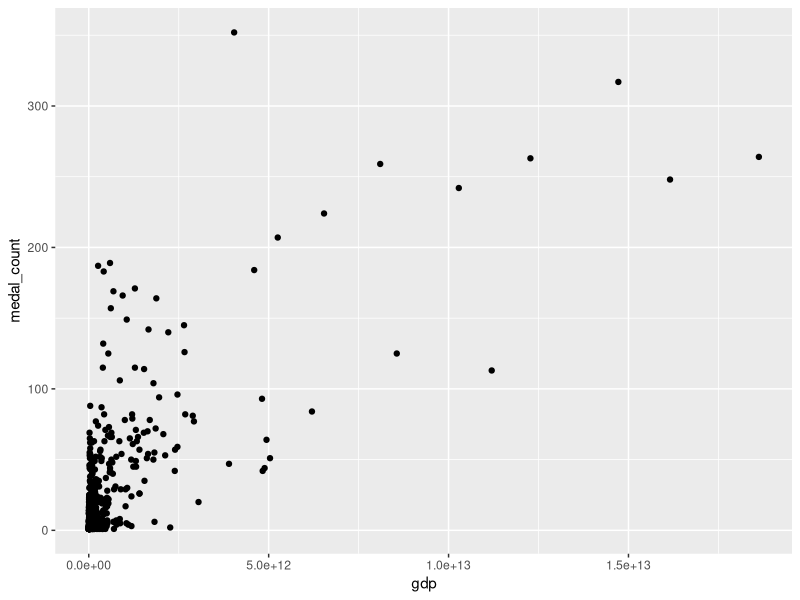
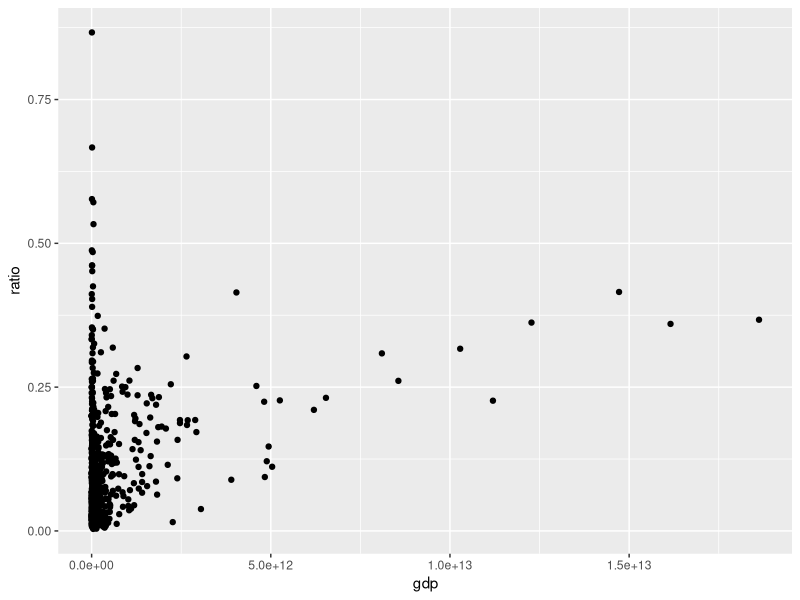
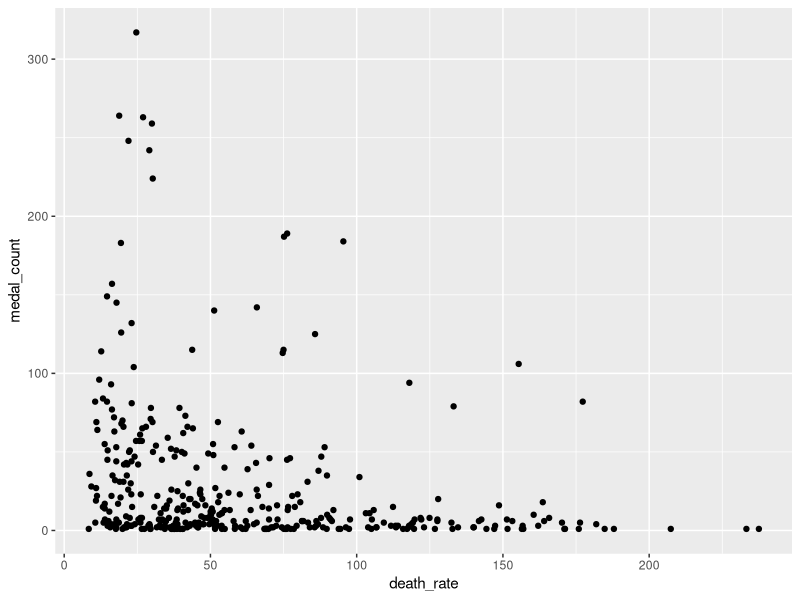
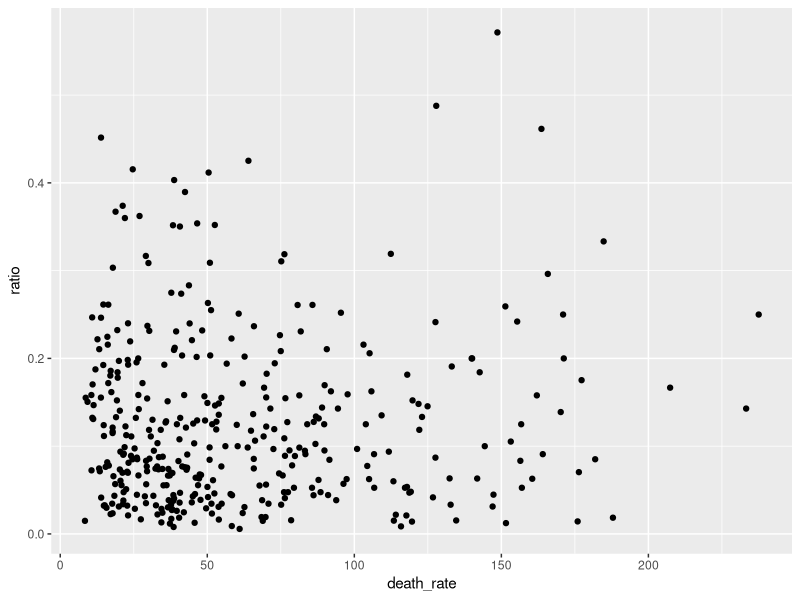
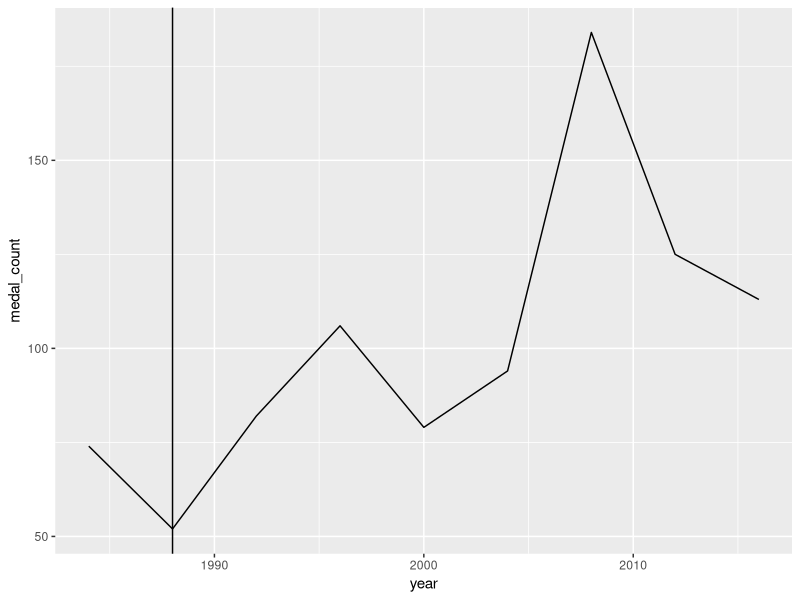
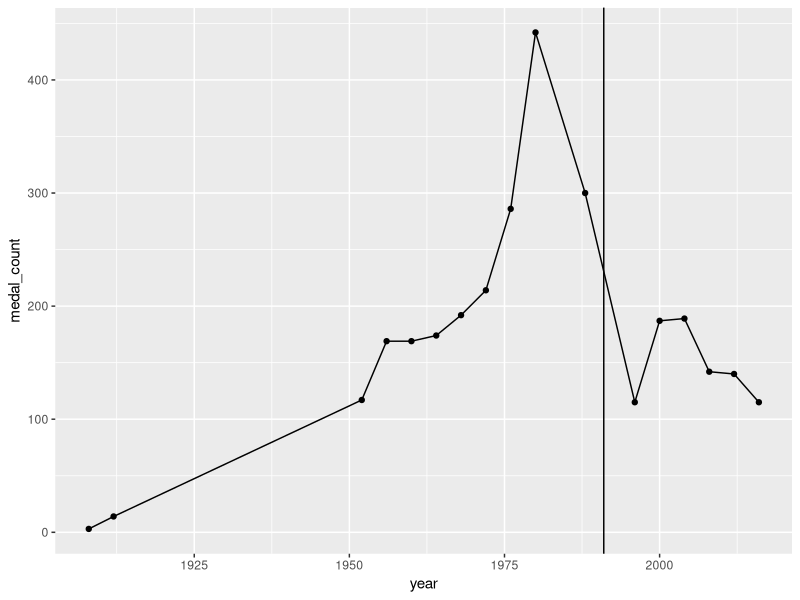
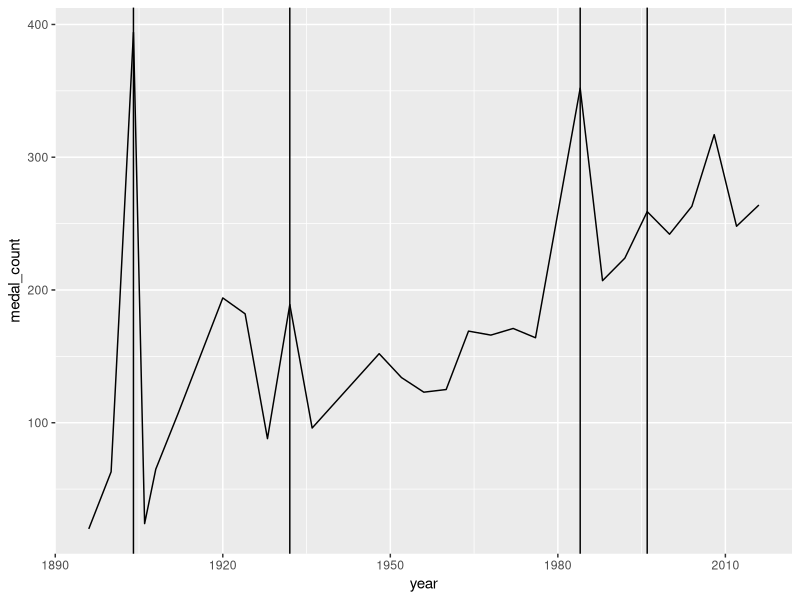
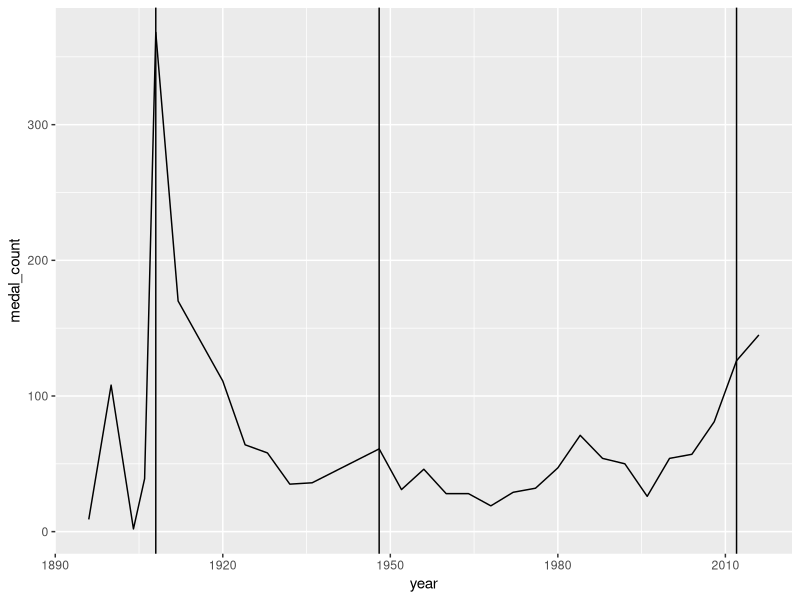

Source code (R) for these figures, in order: (Note: this script raises an error after producing the figures.)
library(readr);
library(ggplot2);

GDP_vs_MedalCount <- read.csv("derived_data/GDP_vs_MedalCount.csv");
GDP_vs_Ratio <- read.csv("derived_data/GDP_vs_Ratio.csv");
Pollution_vs_MedalCount <- read.csv("derived_data/Pollution_vs_MedalCount.csv");
Pollution_vs_Ratio <- read.csv("derived_data/Pollution_vs_Ratio.csv");
MedalCount_China <- read.csv("derived_data/MedalCount_China.csv");
MedalCount_Russia_All <- read.csv("derived_data/MedalCount_Russia_All.csv");
MedalCount_USA <- read.csv("derived_data/MedalCount_USA.csv");
MedalCount_GBR <- read.csv("derived_data/MedalCount_GBR.csv");
MedalCount_GER <- read.csv("derived_data/MedalCount_GER.csv");

p1 <- ggplot(GDP_vs_MedalCount, aes(x=gdp, y=medal_count)) + geom_point();

p2 <- ggplot(GDP_vs_Ratio, aes(x=gdp, y=ratio)) + geom_point();

p3 <- ggplot(Pollution_vs_MedalCount, aes(x=death_rate, y=medal_count)) +geom_point();

p4 <- ggplot(Pollution_vs_Ratio, aes(x=death_rate, y=ratio)) + geom_point();

p5 <- ggplot(MedalCount_China, aes(x=year, y=medal_count)) + geom_line() + geom_vline(xintercept=1988);

p6 <- ggplot(MedalCount_Russia_All, aes(x=year, y=medal_count)) + geom_line() + geom_point() + geom_vline(xintercept=1991);

p7 <- ggplot(MedalCount_USA, aes(x=year, y=medal_count)) + geom_line() + geom_vline(xintercept=c(1904, 1932, 1984, 1996));

p8 <- ggplot(MedalCount_GBR, aes(x=year, y=medal_count)) + geom_line() + geom_vline(xintercept=c(1908, 1948, 2012));

p9 <- ggplot(MedalCount_GER, aes(x=year, y=medal_count)) + geom_line() + geom_vline(xintercept=c(1936, 1972));

ensure_directory("figures");
ggsave("figures/GDP_vs_MedalCount.png", plot=p1);
ggsave("figures/GDP_vs_Ratio.png", plot=p2);
ggsave("figures/Pollution_vs_MedalCount.png", plot=p3);
ggsave("figures/Pollution_vs_Ratio.png", plot=p4);
ggsave("figures/China_Medals.png", plot=p5);
ggsave("figures/Russia_Medals.png", plot=p6);
ggsave("figures/USA_Medals.png", plot=p7);
ggsave("figures/GBR_Medals.png", plot=p8);
ggsave("figures/GER_Medals.png", plot=p9)








